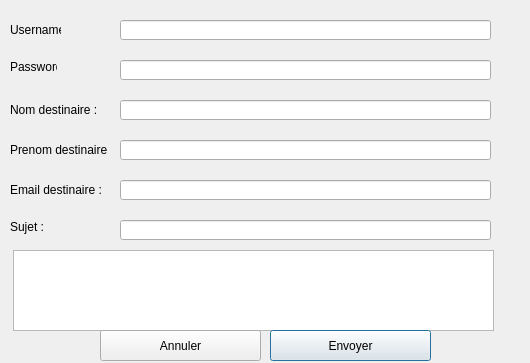
<?xml version="1.0" encoding="UTF-8"?>
<ui version="4.0">
 <class>Dialog</class>
 <widget class="QDialog" name="Dialog">
  <property name="geometry">
   <rect>
    <x>0</x>
    <y>0</y>
    <width>530</width>
    <height>363</height>
   </rect>
  </property>
  <property name="windowTitle">
   <string>Dialog</string>
  </property>
  <widget class="QLabel" name="label_3">
   <property name="geometry">
    <rect>
     <x>10</x>
     <y>20</y>
     <width>51</width>
     <height>20</height>
    </rect>
   </property>
   <property name="text">
    <string>Username :</string>
   </property>
  </widget>
  <widget class="QLabel" name="label_2">
   <property name="geometry">
    <rect>
     <x>10</x>
     <y>60</y>
     <width>47</width>
     <height>14</height>
    </rect>
   </property>
   <property name="text">
    <string>Password :</string>
   </property>
  </widget>
  <widget class="QLabel" name="label_6">
   <property name="geometry">
    <rect>
     <x>10</x>
     <y>100</y>
     <width>91</width>
     <height>20</height>
    </rect>
   </property>
   <property name="text">
    <string>Nom destinaire :</string>
   </property>
  </widget>
  <widget class="QLabel" name="label_5">
   <property name="geometry">
    <rect>
     <x>10</x>
     <y>140</y>
     <width>101</width>
     <height>20</height>
    </rect>
   </property>
   <property name="text">
    <string>Prenom destinaire :</string>
   </property>
  </widget>
  <widget class="QLabel" name="label">
   <property name="geometry">
    <rect>
     <x>10</x>
     <y>180</y>
     <width>91</width>
     <height>20</height>
    </rect>
   </property>
   <property name="text">
    <string>Email destinaire : </string>
   </property>
  </widget>
  <widget class="QLabel" name="label_4">
   <property name="geometry">
    <rect>
     <x>10</x>
     <y>220</y>
     <width>47</width>
     <height>14</height>
    </rect>
   </property>
   <property name="text">
    <string>Sujet :</string>
   </property>
  </widget>
  <widget class="QLineEdit" name="uname">
   <property name="geometry">
    <rect>
     <x>120</x>
     <y>20</y>
     <width>371</width>
     <height>20</height>
    </rect>
   </property>
  </widget>
  <widget class="QLineEdit" name="passwd">
   <property name="geometry">
    <rect>
     <x>120</x>
     <y>60</y>
     <width>371</width>
     <height>20</height>
    </rect>
   </property>
  </widget>
  <widget class="QLineEdit" name="recipient_n">
   <property name="geometry">
    <rect>
     <x>120</x>
     <y>100</y>
     <width>371</width>
     <height>20</height>
    </rect>
   </property>
  </widget>
  <widget class="QLineEdit" name="recipient_s">
   <property name="geometry">
    <rect>
     <x>120</x>
     <y>140</y>
     <width>371</width>
     <height>20</height>
    </rect>
   </property>
  </widget>
  <widget class="QLineEdit" name="recipient">
   <property name="geometry">
    <rect>
     <x>120</x>
     <y>180</y>
     <width>371</width>
     <height>20</height>
    </rect>
   </property>
  </widget>
  <widget class="QLineEdit" name="subjectLineEdit">
   <property name="geometry">
    <rect>
     <x>120</x>
     <y>220</y>
     <width>371</width>
     <height>20</height>
    </rect>
   </property>
  </widget>
  <widget class="QTextEdit" name="message">
   <property name="geometry">
    <rect>
     <x>13</x>
     <y>250</y>
     <width>481</width>
     <height>81</height>
    </rect>
   </property>
  </widget>
  <widget class="QPushButton" name="envoyer_dialog">
   <property name="geometry">
    <rect>
     <x>270</x>
     <y>330</y>
     <width>161</width>
     <height>31</height>
    </rect>
   </property>
   <property name="text">
    <string>Envoyer</string>
   </property>
  </widget>
  <widget class="QPushButton" name="annuler_mail">
   <property name="geometry">
    <rect>
     <x>100</x>
     <y>330</y>
     <width>161</width>
     <height>31</height>
    </rect>
   </property>
   <property name="text">
    <string>Annuler</string>
   </property>
  </widget>
 </widget>
 <resources/>
 <connections/>
</ui>
